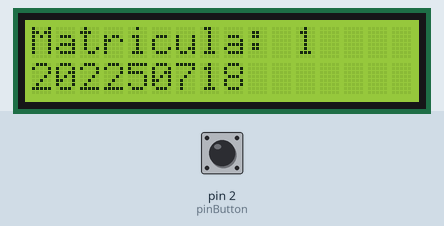
Bench run of a sketch on a simulated Arduino Uno, built with avr-gcc and run on an emulated ATmega328P. Parts: 16×2 character LCD. The inputs (shaded band) are chosen by the test bench; at power-on: pin 2 (pinButton) HIGH.

Above: at 1.2 s.
1.3 s: pin 2 (pinButton) pulled LOW for 0.15 s
At 2.2 s:
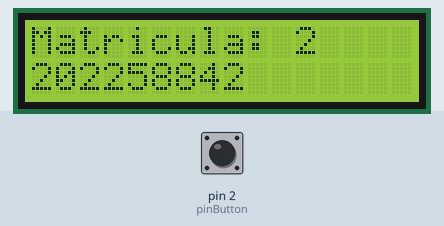
2.9 s: pin 2 (pinButton) pulled LOW for 1 s
At 3.7 s:
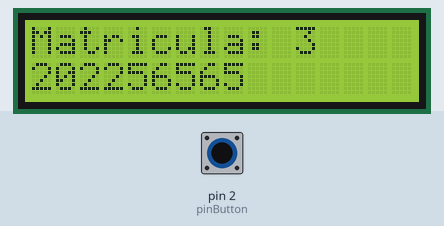
5.4 s: pin 2 (pinButton) pulled LOW for 0.15 s
At 6.6 s:
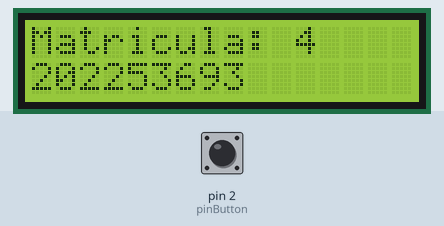
7.0 s: pin 2 (pinButton) pulled LOW for 1 s
At 7.9 s:
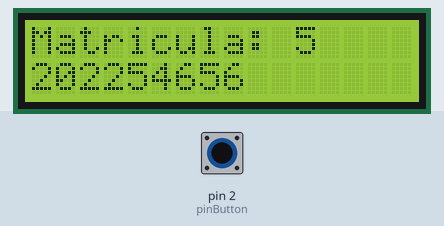
Timing chart, 0 to 10.0 s (numbered marks = the images above; inputs shaded):
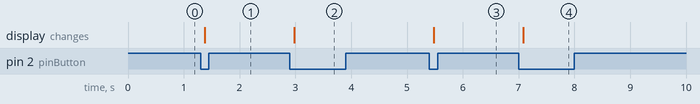

The sketch:

Practica_2.ino
```cpp
#include <Wire.h>
#include <LiquidCrystal_I2C.h>

// Dirección I2C de la pantalla LCD
int lcdAddress = 0x27;  // Puedes utilizar un escáner I2C para encontrar la dirección correcta

// Número de columnas y filas del LCD
int lcdColumns = 16;
int lcdRows = 2;

// Pin del botón del joystick
int pinButton = 2;

// Estado del botón en la última iteración
int lastButtonState = HIGH;

// Contador para cambiar el mensaje en la pantalla LCD
int messageCount = 0;

// Brillo actual de la pantalla LCD (inicializado al máximo)
int lcdBrightness = 255;

// Mensajes a mostrar en la pantalla LCD
String messages[] = {
  "202250718", // Antonio Rodriguez
  "202258842", // Francisco Aparicio
  "202256565", // Jorge Vergara
  "202253693", // Luis Santiago
  "202254656", // Uriel Tapia
  "202222988", // Emir Garcia
  // Agrega más mensajes según sea necesario
};

// Inicializa la pantalla LCD
LiquidCrystal_I2C lcd(lcdAddress, lcdColumns, lcdRows);

void setup() {
  // Inicializa la comunicación I2C
  Wire.begin();

  // Inicializa la pantalla LCD
  lcd.begin(lcdColumns, lcdRows);

  // Configura el pin del botón como entrada con resistencia pull-up
  pinMode(pinButton, INPUT_PULLUP);

  // Muestra el primer mensaje al inicio
  lcd.clear();
  lcd.setCursor(0, 0);
  lcd.print("Matricula: " + String(messageCount + 1));
}

void loop() {
  // Lee el estado actual del botón
  int buttonState = digitalRead(pinButton);

  // Comprueba si el botón ha cambiado de estado (de presionado a no presionado o viceversa)
  if (buttonState != lastButtonState) {
    // Espera un breve momento para evitar rebotes del botón
    delay(50);

    // Verifica nuevamente el estado del botón después del breve momento
    buttonState = digitalRead(pinButton);

    // Si el botón está presionado, incrementa el contador y muestra el siguiente mensaje
    if (buttonState == LOW) {
      messageCount = (messageCount + 1) % (sizeof(messages) / sizeof(messages[0]));
      lcd.clear();
      lcd.setCursor(0, 0);
      lcd.print("Matricula: " + String(messageCount + 1));
    }
  }

  // Actualiza el estado del botón para la próxima iteración
  lastButtonState = buttonState;

  // Ajusta el brillo de la pantalla LCD al máximo
  lcd.setBacklight(255);

  // Muestra el mensaje actual en la segunda línea del LCD
  lcd.setCursor(0, 1);
  lcd.print(messages[messageCount]);
}
```

Measured:
- after the input at 1.3 s, the display: changes after 0.08 s (image 1)
- after the input at 2.9 s, the display: changes after 0.08 s (image 2)
- after the input at 5.4 s, the display: changes after 0.08 s (image 3)
- after the input at 7.0 s, the display: changes after 0.08 s (image 4)
